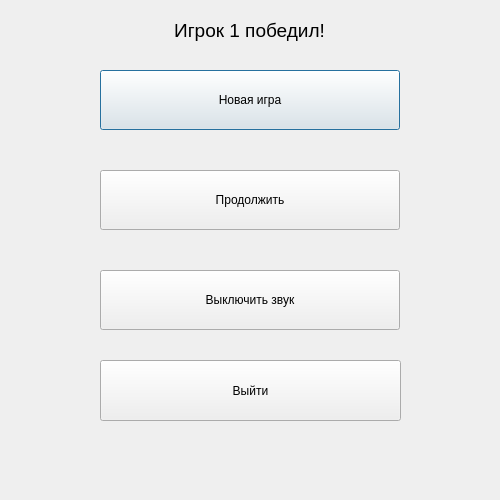
<?xml version="1.0" encoding="UTF-8"?>
<ui version="4.0">
 <class>SecondWindow</class>
 <widget class="QDialog" name="SecondWindow">
  <property name="geometry">
   <rect>
    <x>0</x>
    <y>0</y>
    <width>500</width>
    <height>500</height>
   </rect>
  </property>
  <property name="windowTitle">
   <string>МЕНЮ</string>
  </property>
  <widget class="QPushButton" name="pushButton">
   <property name="geometry">
    <rect>
     <x>100</x>
     <y>70</y>
     <width>300</width>
     <height>60</height>
    </rect>
   </property>
   <property name="text">
    <string>Новая игра</string>
   </property>
  </widget>
  <widget class="QPushButton" name="pushButton_3">
   <property name="geometry">
    <rect>
     <x>100</x>
     <y>270</y>
     <width>300</width>
     <height>60</height>
    </rect>
   </property>
   <property name="text">
    <string>Выключить звук</string>
   </property>
  </widget>
  <widget class="QPushButton" name="pushButton_2">
   <property name="geometry">
    <rect>
     <x>100</x>
     <y>170</y>
     <width>300</width>
     <height>60</height>
    </rect>
   </property>
   <property name="text">
    <string>Продолжить</string>
   </property>
  </widget>
  <widget class="QPushButton" name="pushButton_4">
   <property name="geometry">
    <rect>
     <x>100</x>
     <y>360</y>
     <width>301</width>
     <height>61</height>
    </rect>
   </property>
   <property name="text">
    <string>Выйти</string>
   </property>
  </widget>
  <widget class="QLabel" name="label">
   <property name="geometry">
    <rect>
     <x>124</x>
     <y>10</y>
     <width>251</width>
     <height>41</height>
    </rect>
   </property>
   <property name="font">
    <font>
     <pointsize>14</pointsize>
    </font>
   </property>
   <property name="text">
    <string>Игрок 1 победил!</string>
   </property>
   <property name="alignment">
    <set>Qt::AlignCenter</set>
   </property>
  </widget>
 </widget>
 <resources/>
 <connections/>
</ui>
